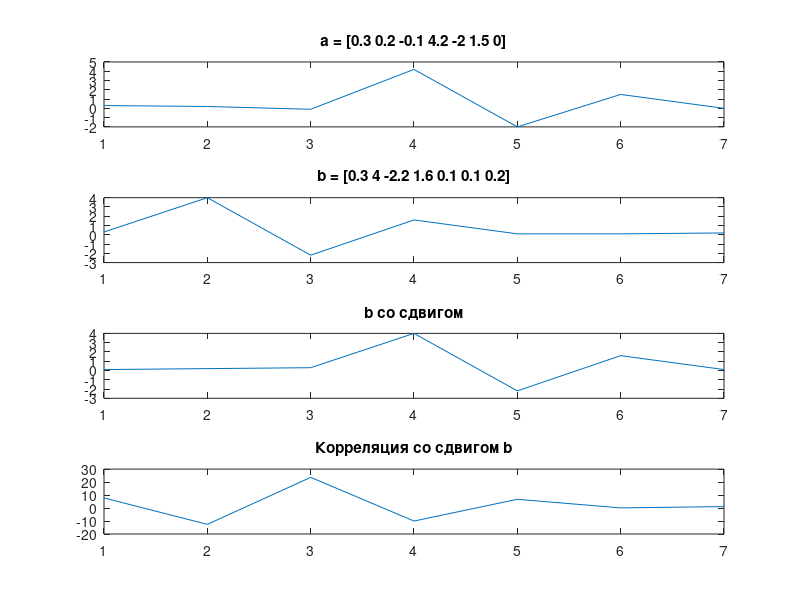

The MATLAB source for this figure:
t = (0:100-1)/100;
pi = 3.14;

s1 = cos(2 * pi * t * 17);
s2 = cos(2 * pi * t * 21);
s3 = cos(2 * pi * t * 35);
a = 4 * s1 + 4 * s2 + s3;
b = 3*s1 + s3;

corsa = sum(s1.*a);
corsb = sum(s1.*b);
disp("Корреляция a s1")
disp(corsa);
disp("Корреляция b s1")
disp(corsb);

multa = 0;
multb = 0;
mults = 0;
for n = 1:100
    mults = s1(n) * s1(n) + mults;
    multa = a(n) * a(n) + multa;
    multb = b(n) * b(n) + multb;
end
cornormsa = corsa / sqrt(mults * multa);
cornormsb = corsb / sqrt(mults * multb);
disp("Нормализованая корреляция a s1")
disp(cornormsa);
disp("Нормализованая корреляция b s1")
disp(cornormsb);

a = [0.3 0.2 -0.1 4.2 -2 1.5 0];
b = [0.3 4 -2.2 1.6 0.1 0.1 0.2];
corab = sum(a.*b);
disp("Корреляция a b")
disp(corab);
figure;
subplot(4, 1, 1);
plot(a);
title("a = [0.3 0.2 -0.1 4.2 -2 1.5 0]")
subplot(4, 1, 2);
plot(b);
title("b = [0.3 4 -2.2 1.6 0.1 0.1 0.2]")
maxsdvig = 0;
maxznach = corab;
cormas = zeros(1, length(a));
cormas(1) = corab;
for shift = 2:(length(cormas))
    save1 = b(1);
    b(1) = b(length(b));
    for dvij = 2:length(b)
        save2 = b(dvij);
        b(dvij) = save1;
        save1 = save2;
    end
    corab = sum(a.*b);
    if corab > maxznach
        maxznach = corab;
        maxsdvig = shift - 1;
    end
    cormas(shift) = corab;
end
for i = 0:maxsdvig
    save1 = b(1);
    b(1) = b(length(b));
    for dvij = 2:length(b)
        save2 = b(dvij);
        b(dvij) = save1;
        save1 = save2;
    end
end
disp("Максимальная корреляция");
disp(maxznach);
disp("При сдвиге");
disp(maxsdvig);
%subplot(5, 1, 3);
%plot(a);
%title("a = [0.3 0.2 -0.1 4.2 -2 1.5 0]")
subplot(4, 1, 3);
plot(b);
title("b со сдвигом")
subplot(4, 1, 4);
plot(cormas);
title("Корреляция со сдвигом b")
